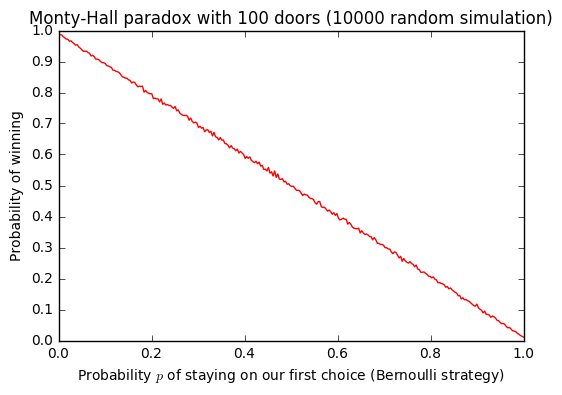

The Python source for this figure:

# coding: utf-8

# # Numerical simulations of the Monty-Hall "paradox"
# This short notebook aims at simulating trials of the so-called [Monty-Hall problem](https://en.wikipedia.org/wiki/Monty_Hall_problem), and thus helping to convince about the result thanks to a numerical results rather than a possibly-unclear proof.

# ----
# ## Definition of the problem
# 

# There is $M \geq 3$ doors, and behind only one of them there is a treasure.
# The goal of the player is to find the treasure, following this game:
# 
# 1. The player first chose a door, but does not open it yet,
# 2. All remaining doors but one are opened, and none of them contain the treasure. The player sees $M - 2$ bad doors,
# 3. So there is just 2 doors, the one first chosen, and the last one. She knows the treasure is behind one of them,
# 4. And she has to decide if she wants to **stay on her initial choice**, or **switches to the last door**.
# 
# Finally, the chosen door is opened, and the player wins this round if she found the treasure.

# ---
# The goal of this notebook is to numerically prove that the choice of always switching to the last door is the best one.

# ## Starting our numerical simulations
# We start by importing some modules, then define a function, `randomAllocation()`, to generate a random allocation of treasures behind the `M` doors.
# 
# > *Note:* all the code below is generic for any $M \geq 3$, but `M = 3` is used to keep small and clear visualizations.

# In[1]:


import random


# In[2]:


M = 3
allocation = [False] * (M - 1) + [True]  # Only 1 treasure!
assert set(allocation) == {True, False}  # Check: only True and False
assert sum(allocation) == 1              # Check: only 1 treasure!


# Just to check:

# In[3]:


allocation


# We can generate a random spot for the treasure by simply shuffling (with [`random.shuffle()`](https://docs.python.org/3/library/random.html#random.shuffle)):

# In[4]:


def randomAllocation():
    r = allocation[:]
    random.shuffle(r)
    return r


# Let us quickly check this function `randomAllocation()`:

# In[5]:


for _ in range(10):
    print(randomAllocation())


# We need to write a small function to simulate the choice of the door to show to the player, `show()`:

# In[6]:


def last(r, i):
    # Select a random index corresponding of the door we keep
    if r[i]:  # She found the treasure, returning a random last door
        return random.choice([j for (j, v) in enumerate(r) if j != i])
    else:     # She didn't find the treasure, returning the treasure door
        # Indeed, the game only removes door that don't contain the treasure
        return random.choice([j for (j, v) in enumerate(r) if j != i and v])


# In[7]:


for _ in range(10):
    r = randomAllocation()
    i = random.randint(0, M - 1)
    j = last(r, i)
    print("- r =", r, "i =", i, "and last(r, i) =", j)
    print("  Stay on", r[i], "or go to", r[j], "?")


# We need a function to simulate the first choice of the player, and a simple choice is to select a uniform choice:

# In[8]:


def firstChoice():
    global M
    # Uniform first choice
    return random.randint(0, M - 1)


# Now we can simulate a game, for a certain left-to-be-written function `strategy()` that decides to keep or to change the initial choice.

# In[9]:


def simulate(stayOrNot):
    # Random spot for the treasure
    r = randomAllocation()
    # Initial choice
    i = firstChoice()
    # Which door are remove, or equivalently which is the last one to be there?
    j = last(r, i)
    assert {r[i], r[j]} == {False, True}  # There is still the treasure and only one
    stay = stayOrNot()
    if stay:
        return r[i]
    else:
        return r[j]


# We can simulate many outcome of the game for one strategy, and return the number of time it won (i.e. average number of time it found the good door, by finding `r[i] = True` or `r[j] = True`):

# In[10]:


N = 10000

def simulateManyGames(stayOrNot):
    global N
    results = [simulate(stayOrNot) for _ in range(N)]
    return sum(results)


# ----
# ## Comparing two strategies, on many randomized trials
# We will simulate the two strategies, `keep()` vs `change()`, on $N = 10000$ randomized games.

# ### Keeping our first choice, `keep()`

# In[11]:


def keep():
    return True  # True == also stay on our first choice


# In[12]:


rate = simulateManyGames(keep)
print("- For", N, "simulations, the strategy 'keep' has won", rate, "of the trials...")
print("  ==> proportion = {:.2%}.".format(rate / float(N)))


# $\implies$ We find a chance of winning of about $\frac{1}{M} = \frac{1}{3}$ for this strategy, which is very logical as only the initial choice matters, and due to the uniform location of the treasure behind the $M = 3$ doors, and the uniform first choice with `firstChoice()`.

# ### Changing our first choice, `change()`

# In[13]:


def change():
    return False  # False == never stay, ie always chose the last door


# In[14]:


rate = simulateManyGames(change)
print("- For", N, "simulations, the strategy 'change' has won", rate, " of the trials...")
print("  ==> proportion = {:.2%}.".format(rate / float(N)))


# $\implies$ We find a chance of winning of about $\frac{M - 1}{M} = \frac{2}{3}$ for this strategy, which is less logical.
# 
# Due to the uniform location of the treasure behind the $M = 3$ doors, and the uniform first choice with `firstChoice()`, we have a $\frac{1}{M}$ chance of finding the treasure from the first time.
# 
# 1. If we found it, the last door does not contain the treasure, hence **we loose** as we switch to it,
# 2. However, if we did not find it, the last door has to contain the treasure, hence **we win** as we switch to it deterministically (i.e. always).
# 
# The first case has probability $\frac{1}{M}$, probability of loosing, and the second case has probability $\frac{M - 1}{M}$, probability of loosing.
# 
# $\implies$ Conclusion : this strategy `change()` has a chance of winning of $\frac{2}{3}$, far better than the chance of $\frac{1}{3}$ for `stay()`.
# 
# > We proved numerically the results given and explained [here on the Wikipedia page](https://en.wikipedia.org/wiki/Monty_Hall_problem#Direct_calculation). Great!

# ### Bernoulli choice
# We can try a randomized strategy, a simple one can be to follow the decision of a (biased) coin:
# 
# 1. Toss a coin (with fixed head probability equals to $p \in [0, 1]$)
# 2. If head, switch to the last door.

# In[15]:


def bernoulli(p=0.5):
    return random.random() < p


# In[16]:


rate = simulateManyGames(bernoulli)
print("- For", N, "simulations, the strategy 'bernoulli' has won", rate, " of the trials...")
print("  ==> proportion = {:.2%}.".format(rate / float(N)))


# Now we can try different values for $p$, and plot the resulting chance of winning the game as a function of $p$.
# Hopefully, it should be monotonic, confirming the result explained above.

# In[17]:


import numpy as np
import matplotlib.pyplot as plt


# We generate lots of values for $p$, then a function `stratBernoulli()` to create the strategy described above, for some $p \in [0, 1]$.

# In[18]:


values_p = np.linspace(0, 1, 500)

def stratBernoulli(p):
    def stayOrNot():
        return bernoulli(p=p)
    return stayOrNot


# Let finally do all the simulations, and store the empirical probability of winning the game when following a Bernoulli strategy.
# 
# > This line takes about $4$ minutes on my laptop, it's not that quick.

# In[19]:


chance_of_winning = [simulateManyGames(stratBernoulli(p)) / float(N) for p in values_p]


# In[20]:


plt.figure()
plt.plot(values_p, chance_of_winning, 'r')
plt.title("Monty-Hall paradox with {} doors ({} random simulation)".format(M, N))
plt.xlabel("Probability $p$ of staying on our first choice (Bernoulli strategy)")
plt.ylabel("Probability of winning")
plt.ylim(0, 1)
plt.yticks(np.linspace(0, 1, 11))
plt.show()


# ---
# ## Examples with $M = 100$ doors

# In[27]:


def completeSimu():
    global M
    global N
    allocation = [False] * (M - 1) + [True]  # Only 1 treasure!
    
    def randomAllocation():
        r = allocation[:]
        random.shuffle(r)
        return r
    
    def last(r, i):
        # Select a random index corresponding of the door we keep
        if r[i]:  # She found the treasure, returning a random last door
            return random.choice([j for (j, v) in enumerate(r) if j != i])
        else:     # She didn't find the treasure, returning the treasure door
            # Indeed, the game only removes door that don't contain the treasure
            return random.choice([j for (j, v) in enumerate(r) if j != i and v])
    
    def simulate(stayOrNot):
        # Random spot for the treasure
        r = randomAllocation()
        # Initial choice
        i = firstChoice()
        # Which door are remove, or equivalently which is the last one to be there?
        j = last(r, i)
        stay = stayOrNot()
        if stay:
            return r[i]
        else:
            return r[j]

    def simulateManyGames(stayOrNot):
        global N
        results = [simulate(stayOrNot) for _ in range(N)]
        return sum(results)

    values_p = np.linspace(0, 1, 300)
    chance_of_winning = [simulateManyGames(stratBernoulli(p)) / float(N) for p in values_p]
    plt.figure()
    plt.plot(values_p, chance_of_winning, 'r')
    plt.title("Monty-Hall paradox with {} doors ({} random simulation)".format(M, N))
    plt.xlabel("Probability $p$ of staying on our first choice (Bernoulli strategy)")
    plt.ylabel("Probability of winning")
    plt.ylim(0, 1)
    plt.yticks(np.linspace(0, 1, 11))
    plt.show()


# In[28]:


M = 4
completeSimu()


# ### Last plot, for $M = 100$
# It clearly shows the linear behavior we expected.

# In[29]:


M = 100
completeSimu()


# $\implies$ it is now clear that the best strategy is the **always change and select the other door**.

# ----
# ## Conclusion
# As we saw it, it is clear from the numerical experiments presented above that the strategy of **always changing our first choice** (`change()`), is statistically better than the strategy of **keeping our first choice** (`keep()`).
# 
# > [See this repository for other Python notebook doing numerical simulations](https://github.com/Naereen/notebooks/tree/master/simus/).
